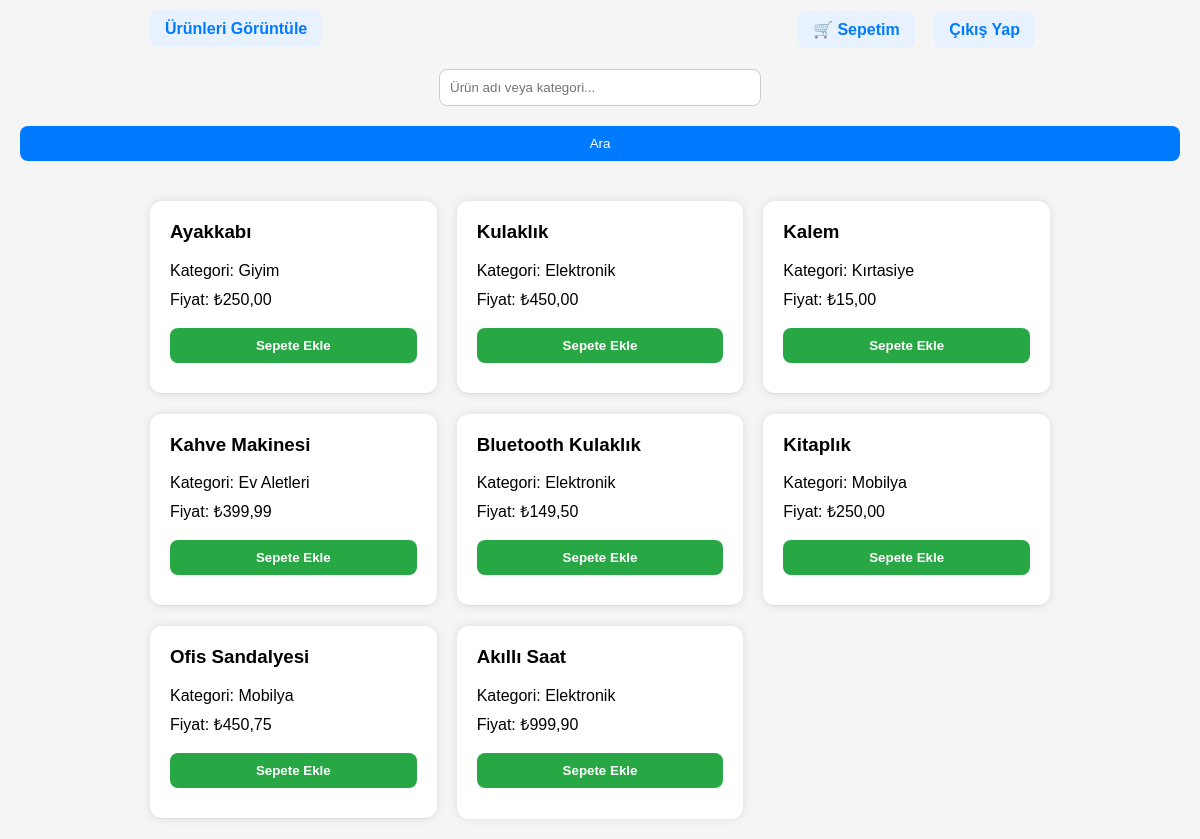
Screenshot of /shop/products.php (signed in) with the database file from the repository.
### tables this page shows
CREATE TABLE `products` (
  `id` int(11) NOT NULL,
  `name` varchar(100) DEFAULT NULL,
  `category` varchar(50) DEFAULT NULL,
  `price` decimal(10,2) DEFAULT NULL
);

### shop/products.php (the view, shortened to what this page needs)
<?php
include 'config.php';
$search = isset($_GET['search']) ? trim($_GET['search']) : '';
if ($search !== '') {
    $stmt = $conn->prepare("SELECT * FROM products WHERE name LIKE CONCAT('%', ?, '%') OR category LIKE CONCAT('%', ?, '%')");
    $stmt->bind_param("ss", $search, $search);
    $stmt->execute();
    $result = $stmt->get_result();
} else {
    $result = $conn->query("SELECT * FROM products");
}
?>
<!DOCTYPE html>
<html>
<head>
    <link rel="stylesheet" href="style.css">
</head>
<body>
<nav>
    <div>
        <a href="index.php">Ürünleri Görüntüle</a>
    </div>
    <div>
        <a href="cart.php">🛒 Sepetim</a>
        <a href="logout.php">Çıkış Yap</a>
    </div>
</nav>
<div class="search-bar">
    <form method="get" action="products.php">
        <input type="text" name="search" placeholder="Ürün adı veya kategori..." value="<?php echo htmlspecialchars($search, ENT_QUOTES); ?>">
        <input type="submit" value="Ara">
    </form>
</div>
<div class="product-list">
<?php
if ($result && $result->num_rows > 0) {
    while ($row = $result->fetch_assoc()) {
        echo "<div class='product'>";
        echo "<h3>" . htmlspecialchars($row['name']) . "</h3>";
        echo "<p>Kategori: " . htmlspecialchars($row['category']) . "</p>";
        echo "<p>Fiyat: ₺" . number_format($row['price'], 2, ',', '.') . "</p>";
        echo "<form method='post' action='add_to_cart.php'>";
        echo "<input type='submit' value='Sepete Ekle'>";
        echo "</form>";
        echo "</div>";
    }
} else {
    echo "<p class='no-products'>Ürün bulunamadı.</p>";
}
?>
</div>
</body>
</html>

### shop/style.css (style rules this page uses)
body { font-family: Arial, sans-serif; background-color: #f4f4f4; margin: 0; padding: 0; }
input, select, button { width: 100%; padding: 10px; margin: 10px 0; border: 1px solid #ccc; border-radius: 5px; }
.product { border-bottom: 1px solid #ddd; padding: 10px 0; }
.product:last-child { border-bottom: none; }

### shop/products.php (style rules this page uses)
body { font-family: Arial, sans-serif; background: #f5f5f5; padding: 20px; }
nav { margin-bottom: 20px; display: flex; justify-content: space-between; max-width: 900px; margin-left: auto; margin-right: auto; }
nav a { margin-right: 15px; text-decoration: none; color: #007bff; font-weight: bold; padding: 10px 15px; border-radius: 8px; background: #e7f1ff; transition: background-color 0.3s ease; }
.search-bar { text-align: center; margin-bottom: 30px; }
.search-bar input[type="text"] { width: 300px; padding: 10px; border-radius: 8px; border: 1px solid #ccc; }
.search-bar input[type="submit"] { padding: 10px 20px; border: none; background-color: #007bff; color: white; border-radius: 8px; cursor: pointer; }
.product-list { max-width: 900px; margin: auto; display: grid; grid-template-columns: repeat(auto-fit, minmax(250px, 1fr)); gap: 20px; }
.product { background: white; padding: 20px; border-radius: 12px; box-shadow: 0 0 10px rgba(0,0,0,0.1); }
.product h3 { margin-top: 0; }
.product p { margin: 8px 0; }
.product form input[type="submit"] { background-color: #28a745; color: white; border: none; padding: 10px 15px; border-radius: 8px; cursor: pointer; font-weight: bold; }

### rows the page displays
products: name "Ayakkabı", category "Giyim", price "250,00"
products: name "Kulaklık", category "Elektronik", price "450,00"
products: name "Kalem", category "Kırtasiye", price "15,00"
products: name "Kahve Makinesi", category "Ev Aletleri", price "399,99"
products: name "Bluetooth Kulaklık", category "Elektronik", price "149,50"
products: name "Kitaplık", category "Mobilya", price "250,00"
products: name "Ofis Sandalyesi", category "Mobilya", price "450,75"
products: name "Akıllı Saat", category "Elektronik", price "999,90"
